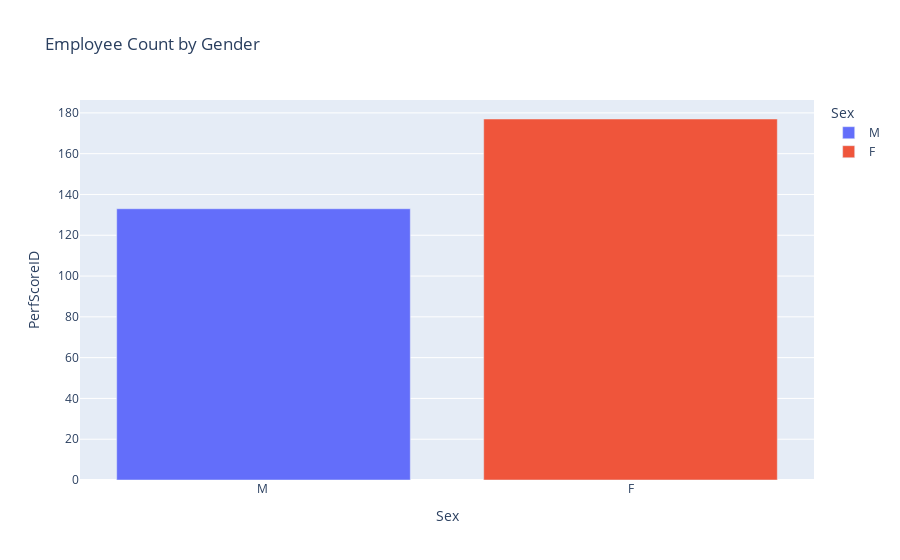

The cell this chart's notebook holds for it:
### Code cell
# Using Plotly to Visualize Mean Performance Score by Manager ID:
fig = px.bar(gender_count, x= 'Sex', y = 'PerfScoreID',  color = 'Sex', 
             title='Employee Count by Gender')
fig.show()

### Figure 1 — Plotly figure (JSON) as saved in the notebook; plotly's stock layout.template omitted (floating-point values rounded to 4 significant figures)
{"data": [{"alignmentgroup": "True", "hovertemplate": "Sex=%{x}<br>PerfScoreID=%{y}<extra></extra>", "legendgroup": "M ", "marker": {"color": "#636efa"}, "name": "M ", "offsetgroup": "M ", "orientation": "v", "showlegend": true, "textposition": "auto", "type": "bar", "x": ["M "], "xaxis": "x", "y": [133], "yaxis": "y"}, {"alignmentgroup": "True", "hovertemplate": "Sex=%{x}<br>PerfScoreID=%{y}<extra></extra>", "legendgroup": "F", "marker": {"color": "#EF553B"}, "name": "F", "offsetgroup": "F", "orientation": "v", "showlegend": true, "textposition": "auto", "type": "bar", "x": ["F"], "xaxis": "x", "y": [177], "yaxis": "y"}], "layout": {"barmode": "relative", "legend": {"title": {"text": "Sex"}, "tracegroupgap": 0}, "title": {"text": "Employee Count by Gender"}, "xaxis": {"anchor": "y", "categoryarray": ["M ", "F"], "categoryorder": "array", "domain": [0, 1], "title": {"text": "Sex"}}, "yaxis": {"anchor": "x", "domain": [0, 1], "title": {"text": "PerfScoreID"}}}}
